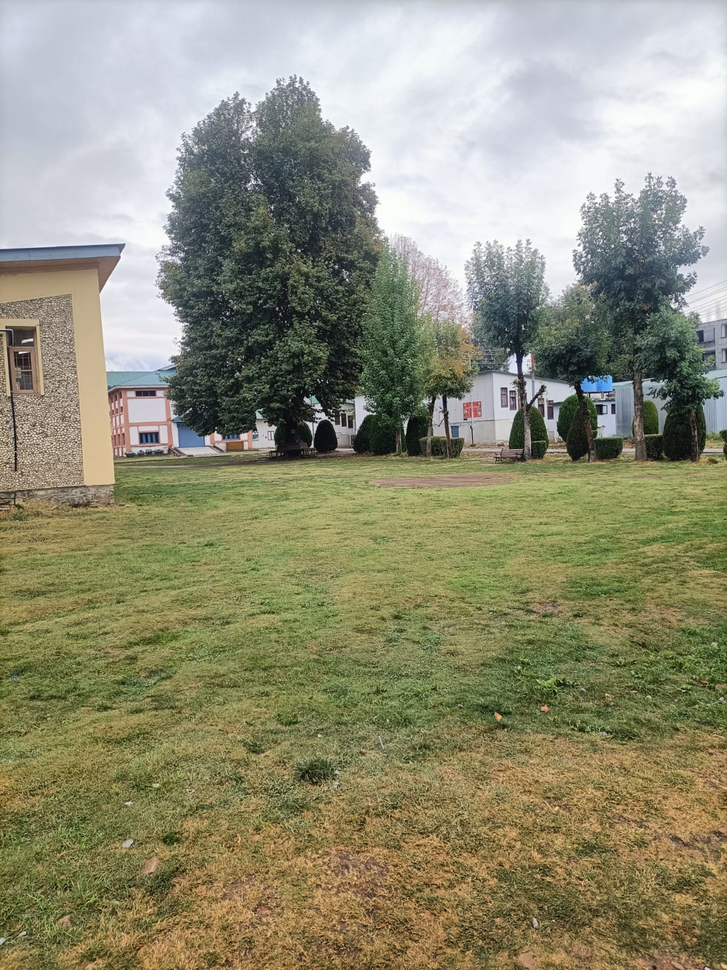
#> input picture image.png, 727 x 970 px, shrunk from 1200 x 1600 before the run
$ python CartoonEffect.py
#> lines starting #> are read from the running program, lines starting #| are printed output that depends on the picture
import cv2 as cv
import numpy as np
import matplotlib.pyplot as plt
from PIL import Image

def read_file(file_name):
#> called with file_name = 'image.png'
    image = cv.imread(file_name)
#> image is the input picture: shape (970, 727, 3); mean B, G, R 117.6, 142.5, 143.9
    image = cv.cvtColor(image, cv.COLOR_BGR2RGB)
    plt.axis("off")
    return image

def edge_mask(image, line_size, blur_value):
#> called with line_size = 7, blur_value = 5
    gray = cv.cvtColor(image, cv.COLOR_RGB2GRAY)
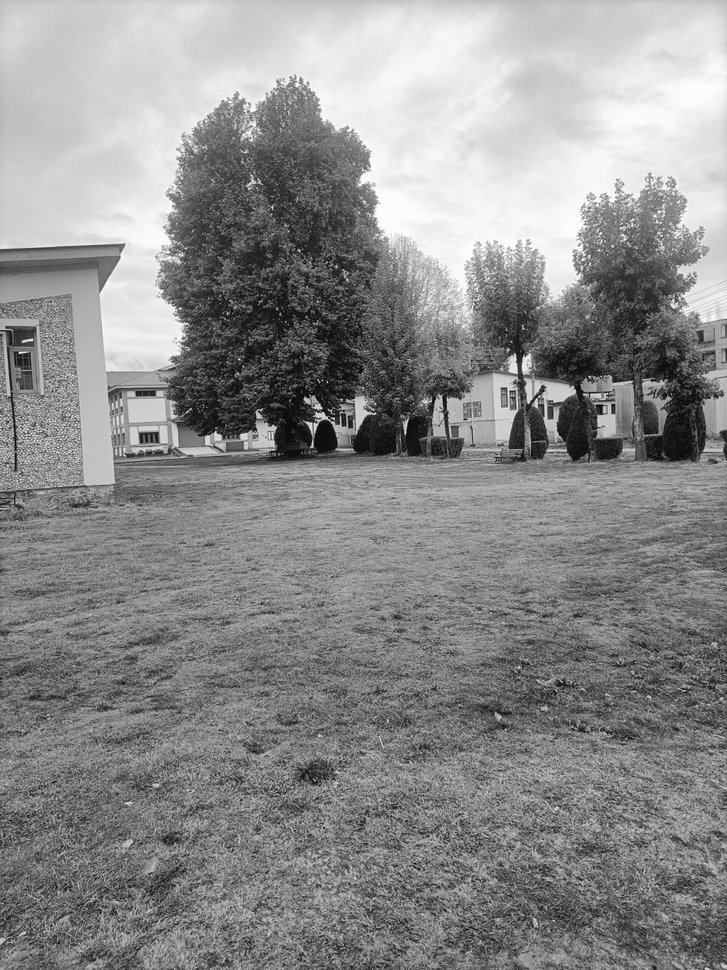
#> gray: shape (970, 727); min 0, max 255, mean 140.1
    gray_blur = cv.medianBlur(gray, blur_value)

    edges = cv.adaptiveThreshold(
        gray_blur,
        255,
        cv.ADAPTIVE_THRESH_MEAN_C,
        cv.THRESH_BINARY,
        line_size,
        blur_value
    )
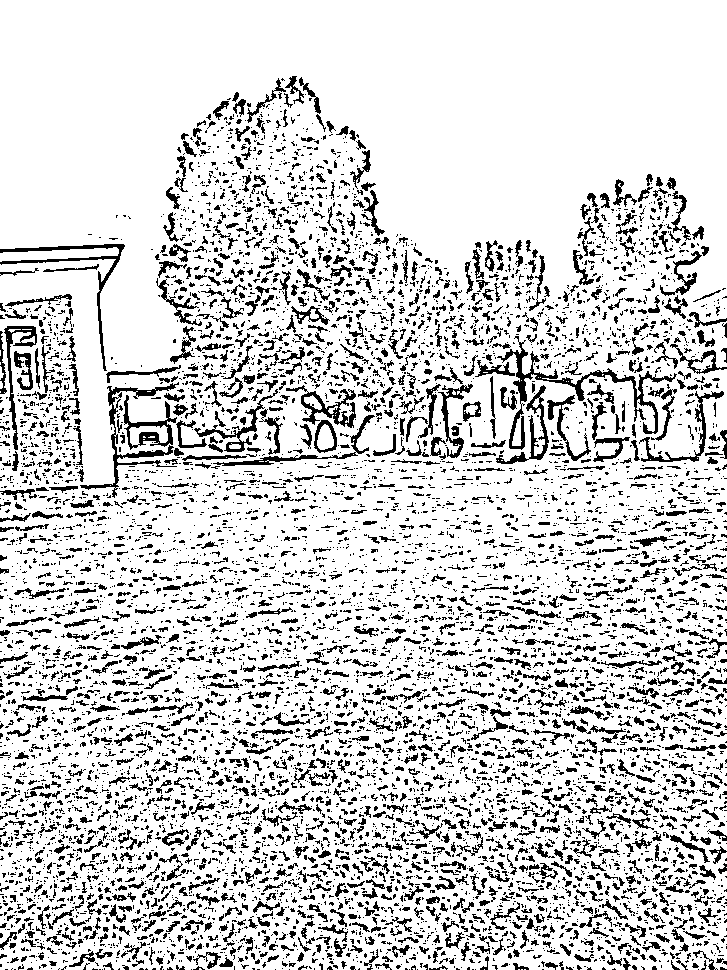
#> edges: shape (970, 727); 82.6% white; black in thin lines or dots

    return edges


def color_quantization(image, k):
#> called with k = 7
    data = np.float32(image).reshape((-1, 3))
    criteria = (cv.TERM_CRITERIA_EPS + cv.TERM_CRITERIA_MAX_ITER, 20, 0.001)
    ret, label, center = cv.kmeans(data, k, None, criteria, 10, cv.KMEANS_RANDOM_CENTERS)
#> ret = 419763387.5; center = [[135.3, 129.1, 80.91], [231.5, 234.9, 241], [168.4, 157.8, 110.5], [199.9, 202.7, 210.6], [123.3, 131.9, 133.7], [42.71, 48.61, 35.22], [94.62, 94.44, 60.57]]
    center = np.uint8(center)
#> center = [[135, 129, 80], [231, 234, 240], [168, 157, 110], [199, 202, 210], [123, 131, 133], [42, 48, 35], [94, 94, 60]]
    result = center[label.flatten()]
    result = result.reshape(image.shape)
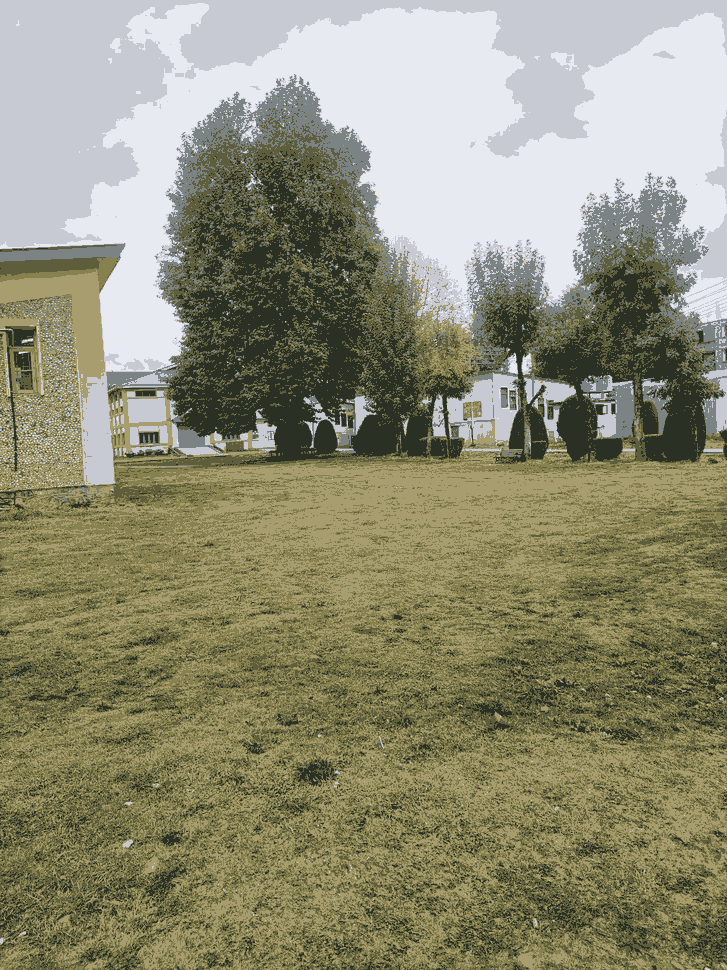
#> result: shape (970, 727, 3); mean R, G, B 143.3, 141.9, 116.9

    return result

def bilateral_filter(image):
    return cv.bilateralFilter(image_q, d=7, sigmaColor=200, sigmaSpace=200)
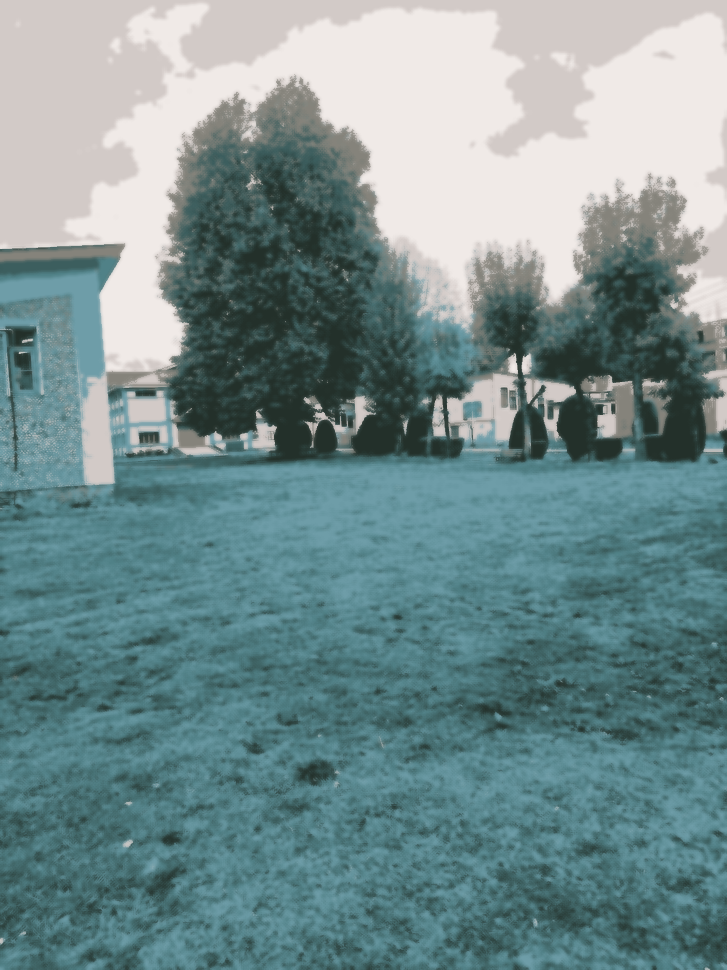
#> returned value: shape (970, 727, 3); mean of channels 0, 1, 2 143.4, 142, 116.8; drawn as B, G, R

def cartoon(blurred, edges):
    return cv.bitwise_and(blurred, blurred, mask=edges)
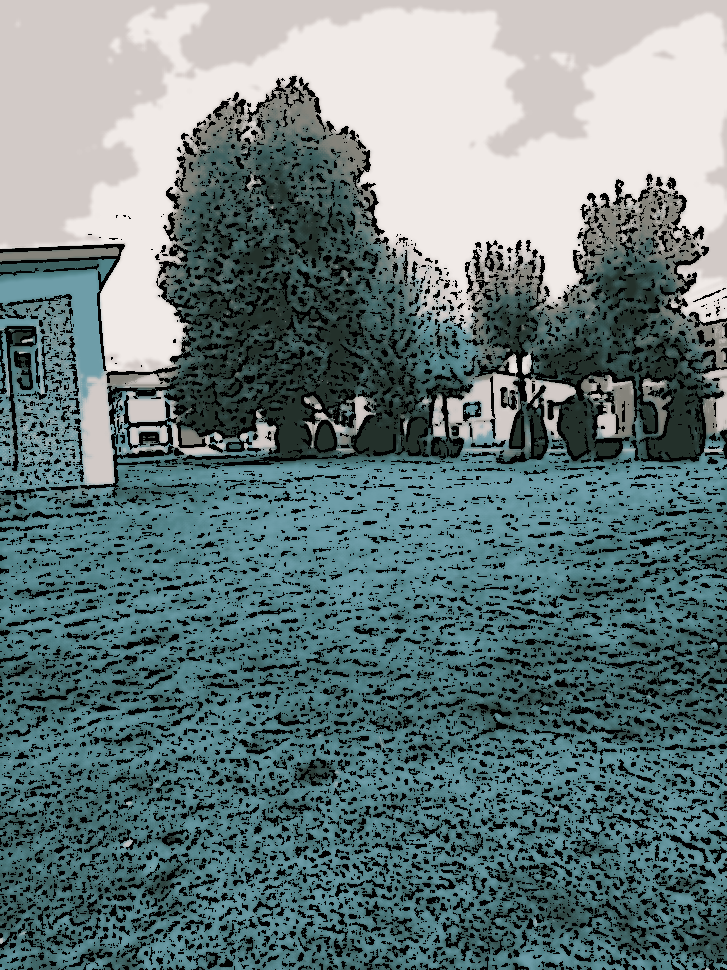
#> returned value: shape (970, 727, 3); mean of channels 0, 1, 2 124.8, 123.5, 103.6; drawn as B, G, R


image = read_file("image.png")
edges = edge_mask(image, 7, 5)

image_q = color_quantization(image, k=7)

blurred = bilateral_filter(image_q)
cartoon_image = cartoon(blurred, edges)
image = Image.fromarray(cartoon_image)
image.save("cartoon_image.png")
plt.imshow(cartoon_image)
plt.show()
